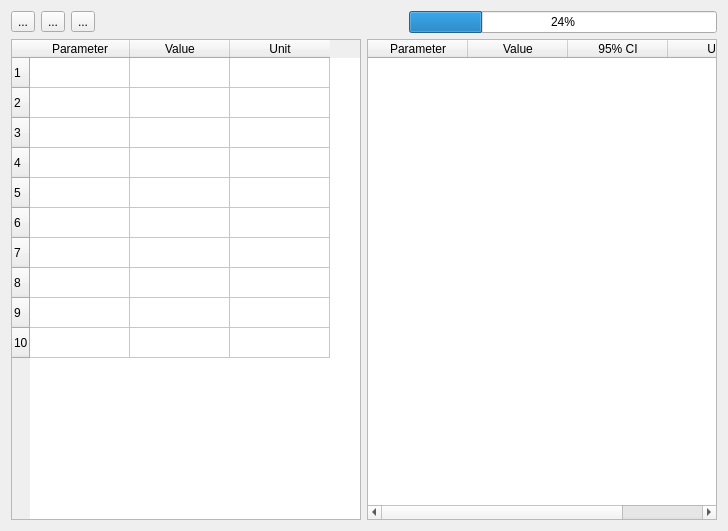
<?xml version="1.0" encoding="UTF-8"?>
<ui version="4.0">
 <class>MainLayout</class>
 <widget class="QWidget" name="MainLayout">
  <property name="geometry">
   <rect>
    <x>0</x>
    <y>0</y>
    <width>728</width>
    <height>531</height>
   </rect>
  </property>
  <property name="windowTitle">
   <string>Form</string>
  </property>
  <layout class="QVBoxLayout" name="verticalLayout" stretch="0,0,1">
   <item>
    <layout class="QHBoxLayout" name="horizontalLayout_2">
     <item>
      <widget class="QToolButton" name="Loadfile">
       <property name="text">
        <string>...</string>
       </property>
      </widget>
     </item>
     <item>
      <widget class="QToolButton" name="Refresh_analysis">
       <property name="text">
        <string>...</string>
       </property>
      </widget>
     </item>
     <item>
      <widget class="QToolButton" name="SendToSpec">
       <property name="text">
        <string>...</string>
       </property>
      </widget>
     </item>
     <item>
      <spacer name="horizontalSpacer">
       <property name="orientation">
        <enum>Qt::Horizontal</enum>
       </property>
       <property name="sizeHint" stdset="0">
        <size>
         <width>40</width>
         <height>20</height>
        </size>
       </property>
      </spacer>
     </item>
     <item>
      <widget class="QProgressBar" name="progressBar">
       <property name="value">
        <number>24</number>
       </property>
       <property name="textVisible">
        <bool>true</bool>
       </property>
      </widget>
     </item>
    </layout>
   </item>
   <item>
    <layout class="QHBoxLayout" name="horizontalLayout">
     <item>
      <widget class="QTableWidget" name="Experiment_table">
       <property name="alternatingRowColors">
        <bool>false</bool>
       </property>
       <property name="rowCount">
        <number>10</number>
       </property>
       <row/>
       <row/>
       <row/>
       <row/>
       <row/>
       <row/>
       <row/>
       <row/>
       <row/>
       <row/>
       <column>
        <property name="text">
         <string>Parameter</string>
        </property>
       </column>
       <column>
        <property name="text">
         <string>Value</string>
        </property>
       </column>
       <column>
        <property name="text">
         <string>Unit</string>
        </property>
       </column>
      </widget>
     </item>
     <item>
      <widget class="QTableWidget" name="Analysis_table">
       <property name="sizePolicy">
        <sizepolicy hsizetype="Expanding" vsizetype="MinimumExpanding">
         <horstretch>0</horstretch>
         <verstretch>0</verstretch>
        </sizepolicy>
       </property>
       <property name="minimumSize">
        <size>
         <width>0</width>
         <height>200</height>
        </size>
       </property>
       <column>
        <property name="text">
         <string>Parameter</string>
        </property>
       </column>
       <column>
        <property name="text">
         <string>Value</string>
        </property>
       </column>
       <column>
        <property name="text">
         <string>95% CI</string>
        </property>
       </column>
       <column>
        <property name="text">
         <string>Unit</string>
        </property>
       </column>
      </widget>
     </item>
    </layout>
   </item>
   <item>
    <layout class="QVBoxLayout" name="Plot_layout">
     <property name="sizeConstraint">
      <enum>QLayout::SetMinimumSize</enum>
     </property>
    </layout>
   </item>
  </layout>
 </widget>
 <resources/>
 <connections/>
</ui>
